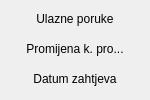
            <widget class="QWidget" name="scrollAreaWidgetContents_8">
             <property name="geometry">
              <rect>
               <x>0</x>
               <y>0</y>
               <width>150</width>
               <height>100</height>
              </rect>
             </property>
             <property name="sizePolicy">
              <sizepolicy hsizetype="Preferred" vsizetype="Preferred">
               <horstretch>0</horstretch>
               <verstretch>0</verstretch>
              </sizepolicy>
             </property>
             <layout class="QVBoxLayout" name="verticalLayout_11">
              <property name="spacing">
               <number>1</number>
              </property>
              <property name="leftMargin">
               <number>1</number>
              </property>
              <property name="topMargin">
               <number>1</number>
              </property>
              <property name="rightMargin">
               <number>1</number>
              </property>
              <property name="bottomMargin">
               <number>1</number>
              </property>
              <item>
               <widget class="QPushButton" name="pushButton_39">
                <property name="text">
                 <string>Ulazne poruke</string>
                </property>
                <property name="icon">
                 <iconset resource="../../resources/DonatForm.qrc">
                  <normaloff>:/InDonat/Forms/images/dll-icon.jpg</normaloff>:/InDonat/Forms/images/dll-icon.jpg</iconset>
                </property>
                <property name="flat">
                 <bool>true</bool>
                </property>
               </widget>
              </item>
              <item>
               <widget class="QPushButton" name="pushButton_40">
                <property name="text">
                 <string>Promijena k. pro...</string>
                </property>
                <property name="icon">
                 <iconset resource="../../resources/DonatForm.qrc">
                  <normaloff>:/InDonat/Forms/images/dll-icon.jpg</normaloff>:/InDonat/Forms/images/dll-icon.jpg</iconset>
                </property>
                <property name="flat">
                 <bool>true</bool>
                </property>
               </widget>
              </item>
              <item>
               <widget class="QPushButton" name="pushButton_41">
                <property name="text">
                 <string>Datum zahtjeva</string>
                </property>
                <property name="icon">
                 <iconset resource="../../resources/DonatForm.qrc">
                  <normaloff>:/InDonat/Forms/images/dll-icon.jpg</normaloff>:/InDonat/Forms/images/dll-icon.jpg</iconset>
                </property>
                <property name="flat">
                 <bool>true</bool>
                </property>
               </widget>
              </item>
             </layout>
            </widget>
